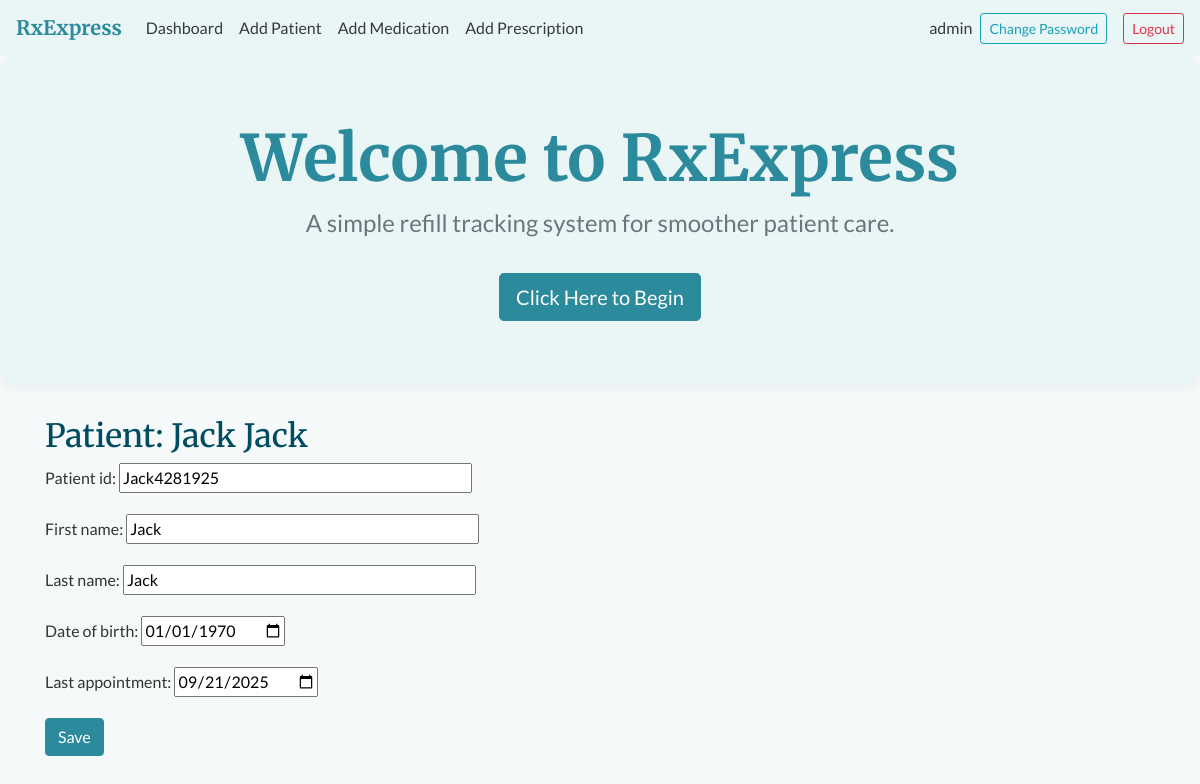
The app's page /patients/10/ (signed in), older data.
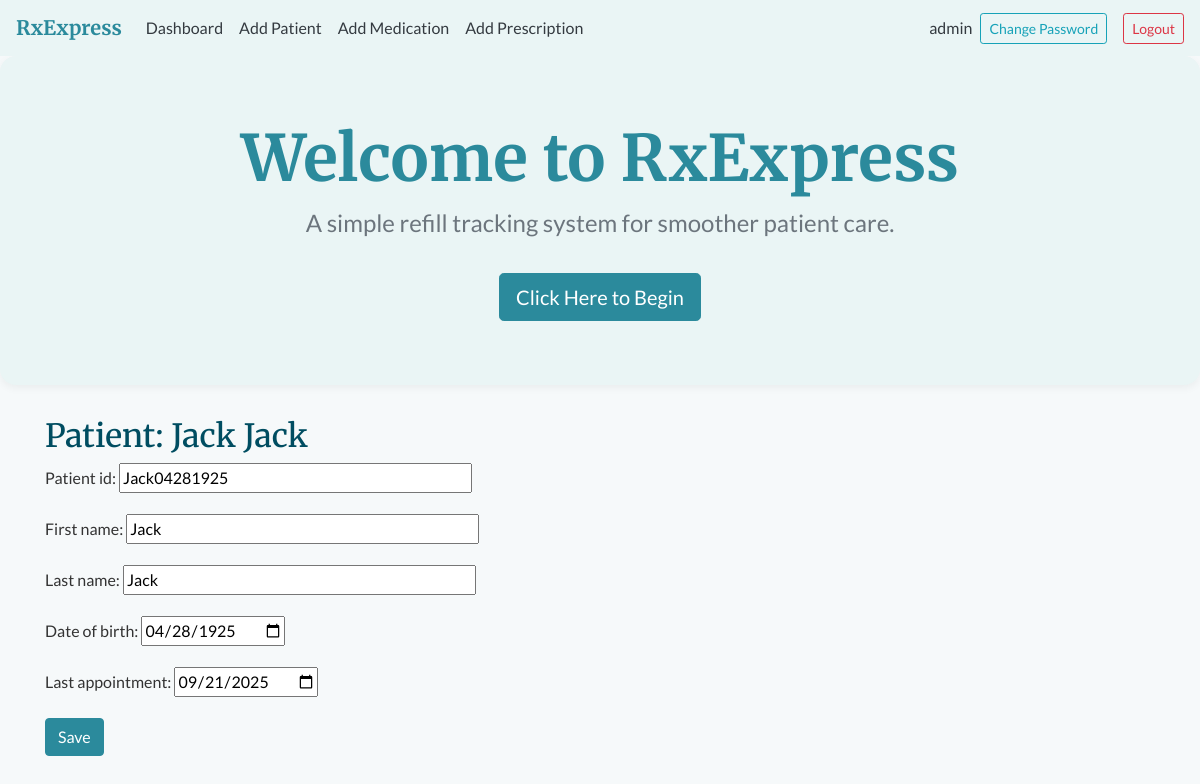
The same page, newer data.
### rxexpress/models.py (models this page shows, shortened)
class Patient(models.Model):
    patient_id = models.CharField(max_length=50, unique=True, null=True, blank=True)
    first_name = models.CharField(max_length=50)
    last_name = models.CharField(max_length=50)
    date_of_birth = models.DateField(null=True, blank=True)
    last_appointment = models.DateField(null=True, blank=True)
    last_fill_date = models.DateField(null=True, blank=True)

### rxexpress/views.py (the view)
# urls.py: path('patients/<int:pk>/', views.patient_detail_view, name='patient_detail'),
@login_required
def patient_detail_view(request, pk):
    patient = get_object_or_404(Patient, pk=pk)
    prescriptions = patient.prescriptions.select_related('medication')
    if request.method == 'POST':
        form = PatientForm(request.POST, instance=patient)
        if form.is_valid():
            form.save()
            return redirect('patient_detail', pk=patient.pk)
    else:
        form = PatientForm(instance=patient)
    return render(request, 'patient_detail.html', {'patient': patient, 'form': form, 'prescriptions': prescriptions})

### rxexpress/forms.py
class PatientForm(forms.ModelForm):
    class Meta:
        model = Patient
        fields = ['patient_id', 'first_name', 'last_name', 'date_of_birth', 'last_appointment']
        widgets = {
            'patient_id': forms.TextInput(attrs={'placeholder': 'Last Name + DOB(MMDDYYYY)', 'size': 40}),
            'first_name': forms.TextInput(attrs={'placeholder': 'Enter first name', 'size': 40}),
            'last_name': forms.TextInput(attrs={'placeholder': 'Enter last name', 'size': 40}),
            'date_of_birth': forms.TextInput(attrs={'placeholder': 'MM/DD/YYYY', 'type': 'date'}),
            'last_appointment': forms.TextInput(attrs={'placeholder': 'MM/DD/YYYY', 'type': 'date'})
        }

### rxexpress/templates/patient_detail.html (shortened to what this page needs)
{% extends "index.html" %}
{% block content %}
<div class="container mt-4">
  <h2>Patient: {{ patient.first_name }} {{ patient.last_name }}</h2>
  <form method="post">
    {{ form.as_p }}
    <button class="btn btn-primary" type="submit">Save</button>
  </form>
</div>
{% endblock %}

Row changes from the older to the newer data that the page shows:
changed Patient "Jack": patient_id "Jack4281925" → "Jack04281925"; date_of_birth "01/01/1970" → "04/28/1925"
